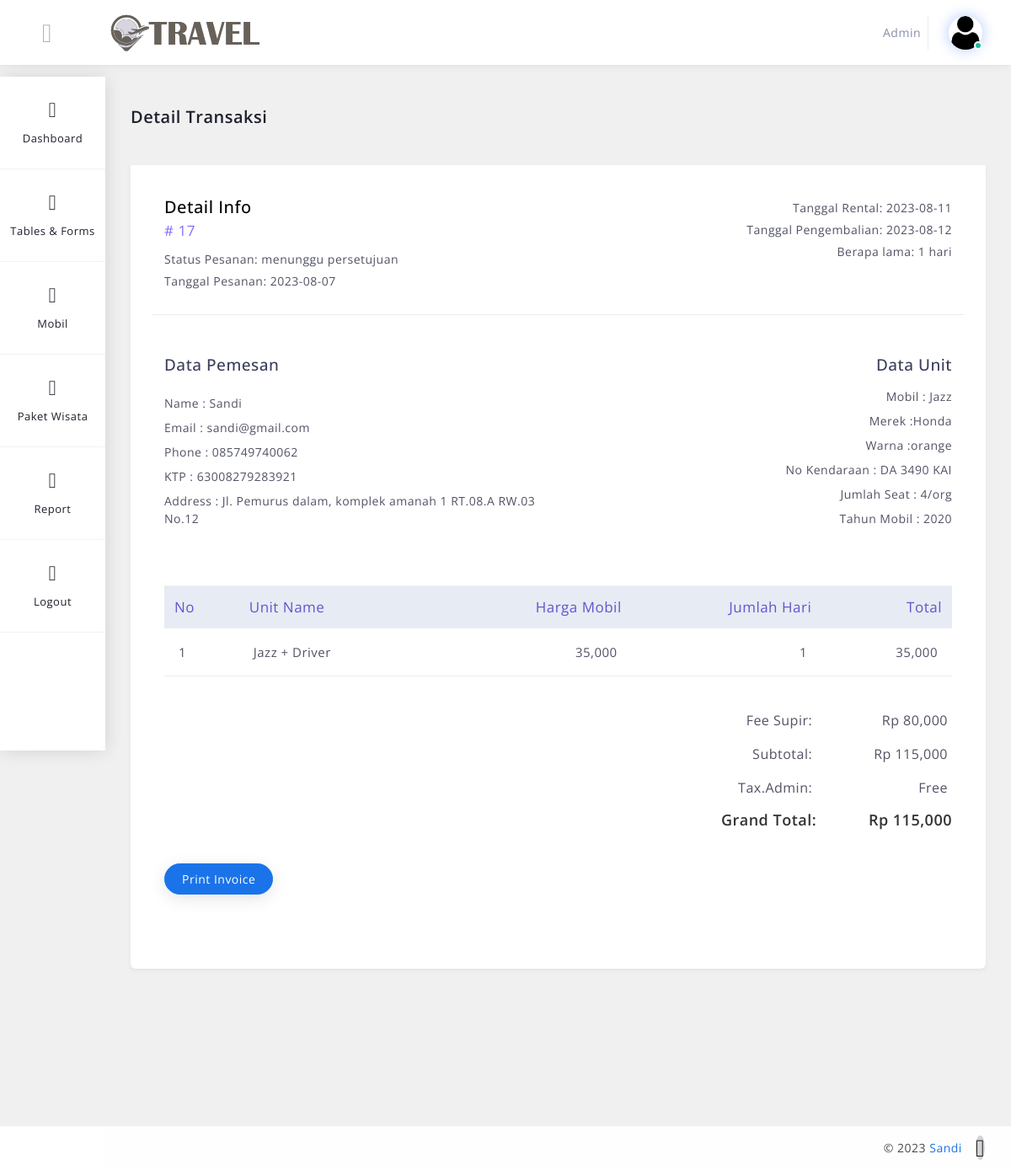
The page /tour/admin/detail_sewa.php?id_transaksi=17 (signed in) on the database its author committed.
### tables this page shows
CREATE TABLE `transaksi` (
  `id_transaksi` int(11) NOT NULL,
  `jenis_transaksi` varchar(12) NOT NULL,
  `id_mobil` int(11) NOT NULL,
  `id_wisata` int(11) NOT NULL,
  `id_user` int(11) NOT NULL,
  `supir` varchar(16) NOT NULL,
  `harga` double NOT NULL,
  `qty` double NOT NULL,
  `total_harga` double NOT NULL,
  `status` varchar(32) NOT NULL,
  `gambar` varchar(32) NOT NULL,
  `gambar_pengembalian` varchar(32) NOT NULL,
  `tanggal` date NOT NULL,
  `tanggal_booking` date NOT NULL,
  `kondisi` varchar(18) NOT NULL,
  `ket` varchar(64) NOT NULL
);

CREATE TABLE `users` (
  `id_user` int(11) NOT NULL,
  `username` varchar(64) NOT NULL,
  `email` varchar(92) NOT NULL,
  `password` varchar(120) NOT NULL,
  `gambar` varchar(64) NOT NULL,
  `no_hp` varchar(26) NOT NULL,
  `no_ktp` varchar(26) NOT NULL,
  `alamat` varchar(64) NOT NULL,
  `tanggal_lahir` date NOT NULL,
  `jenis_kelamin` varchar(20) NOT NULL,
  `role` varchar(32) NOT NULL
);

CREATE TABLE `mobil` (
  `id_mobil` int(11) NOT NULL,
  `nomor_kendaraan` varchar(64) NOT NULL,
  `nama_mobil` varchar(64) NOT NULL,
  `merek` varchar(64) NOT NULL,
  `tahun` year(4) NOT NULL,
  `harga` double NOT NULL,
  `seat` varchar(32) NOT NULL,
  `status` varchar(26) NOT NULL,
  `gambar` varchar(120) NOT NULL,
  `bensin` varchar(32) NOT NULL,
  `transmision` varchar(32) NOT NULL,
  `warna` varchar(32) NOT NULL
);

### tour/admin/detail_sewa.php (the view, shortened to what this page needs)
<?php
include '../include/config.php';
if (isset($_GET['id_transaksi'])) {
    $id_transaksi = ($_GET["id_transaksi"]);
    $query = "SELECT transaksi.*, mobil.id_mobil, mobil.nama_mobil, mobil.merek, mobil.tahun, mobil.seat, mobil.transmision, mobil.warna, mobil.nomor_kendaraan, mobil.bensin, users.id_user, users.username, users.email, users.no_hp,users.alamat,users.no_ktp FROM transaksi INNER JOIN mobil ON transaksi.id_mobil = mobil.id_mobil INNER Join users ON transaksi.id_user = users.id_user where jenis_transaksi = 'mobil' and id_transaksi='$id_transaksi' ORDER BY id_transaksi DESC;";
    $result = mysqli_query($conn, $query);
    $data = mysqli_fetch_assoc($result);
} else {
    echo "<script>alert('Masukkan data id.');window.location='tb_sewa.php';</script>";
}
?>
<!DOCTYPE html>
<html lang="en">
<head>
    <link href="../bootstrap/css/bootstrap.min.css" rel="stylesheet" type="text/css" />
    <link href="../assets/css/plugins.css" rel="stylesheet" type="text/css" />
    <link href="../assets/css/ecommerce/invoice.css" rel="stylesheet" type="text/css" />
</head>
<body>
    <?php include "../template/header.php" ?>
    <div class="main-container" id="container">
        <?php include "../template/sidebar.php" ?>
        <div id="content" class="main-content">
            <div class="container">
                <div class="page-header">
                    <div class="page-title">
                        <h3>Detail Transaksi</h3>
                    </div>
                </div>
                <div class="row margin-bottom-120 invoice-print">
                    <div class="col-xl-12 col-lg-12 col-md-12 col-sm-12 col-12">
                        <div class="statbox widget box box-shadow">
                            <div class="widget-content invoice">
                                <div class="widget-content-area content-section">
                                    <div class="row invoice-top-section">
                                        <div class="col-sm-6 mb-4">
                                            <h5 class="invoice-info-title">Detail Info</h5>
                                            <p class="invoice-serial-number"># <?php echo $data['id_transaksi'] ?></p>
                                            <p class="invoice-order-status">Status Pesanan: <?php echo $data['status'] ?></p>
                                            <p class="invoice-order-date">Tanggal Pesanan: <?php echo $data['tanggal_booking'] ?></p>
                                        </div>
                                        <?php $jumlah_tanggal = $data['qty'];
                                        $tanggal2 = date('Y-m-d', strtotime("+$jumlah_tanggal days", strtotime($data['tanggal']))); ?>
                                        <div class="col-sm-6 mb-4 text-sm-right">
                                            <p class="invoice-order-date">Tanggal Rental: <?php echo $data['tanggal'] ?></p>
                                            <p class="invoice-order-date">Tanggal Pengembalian: <?php echo $tanggal2 ?></p>
                                            <p class="invoice-order-date">Berapa lama: <?php echo $data['qty'] ?> hari</p>
                                        </div>
                                    </div>
                                    <div class="row mt-5 mb-2">
                                        <div class="col-md-6 col-sm-6 invoice-from">
                                            <h5 class="invoice-from-title mb-4">Data Pemesan</h5>
                                            <div class="row">
                                                <div class="col-12 mb-2">
                                                    <p>Name : <?php echo $data['username']; ?></p>
                                                </div>
                                                <div class="col-12 mb-2">
                                                    <p>Email : <?php echo $data['email']; ?></p>
                                                </div>
                                                <div class="col-12 mb-2">
                                                    <p>Phone : <?php echo $data['no_hp'] ?></p>
                                                </div>
                                                <div class="col-12 mb-2">
                                                    <p>KTP : <?php echo $data['no_ktp'] ?></p>
                                                </div>
                                                <div class="col-12 mb-2">
                                                    <p>Address : <?php echo $data['alamat'] ?></p>
                                                </div>
                                            </div>
                                        </div>
                                        <div class="col-md-6 col-sm-6 invoice-to text-sm-right">
                                            <h5 class="invoice-to-title mb-3">Data Unit</h5>
                                            <div class="row mb-5">
                                                <div class="col-12 mb-2">
                                                    <p>Mobil : <?php echo $data['nama_mobil'] ?></p>
                                                </div>
                                                <div class="col-12 mb-2">
                                                    <p>Merek :<?php echo $data['merek'] ?></p>
                                                </div>
                                                <div class="col-12 mb-2">
                                                    <p>Warna :<?php echo $data['warna'] ?></p>
                                                </div>
                                                <div class="col-12 mb-2">
                                                    <p>No Kendaraan : <?php echo $data['nomor_kendaraan'] ?></p>
                                                </div>
                                                <div class="col-12 mb-2">
                                                    <p>Jumlah Seat : <?php echo $data['seat'] ?>/org</p>
                                                </div>
                                                <div class="col-12 mb-2">
                                                    <p>Tahun Mobil : <?php echo $data['tahun'] ?></p>
                                                </div>
                                            </div>
                                        </div>
                                    </div>
                                    <div class="row mt-2 mb-4">
                                        <div class="col-12">
                                            <div class="table-responsive">
                                                <table class="table">
                                                    <thead class="thead-light">
                                                        <tr>
                                                            <th scope="col">No</th>
                                                            <th scope="col">Unit Name</th>
                                                            <th class="text-right" scope="col">Harga Mobil</th>
                                                            <th class="text-right" scope="col">Jumlah Hari</th>
                                                            <th class="text-right" scope="col">Total</th>
                                                        </tr>
                                                    </thead>
                                                    <tbody>
                                                        <?php
                                                        $no = 1;
                                                        $query = mysqli_query($conn,  "SELECT transaksi.*, mobil.id_mobil, mobil.nama_mobil, mobil.merek, mobil.tahun, mobil.seat, mobil.transmision, mobil.warna, mobil.nomor_kendaraan, mobil.bensin, users.id_user, users.username, users.email, users.no_hp,users.alamat,users.no_ktp FROM transaksi INNER JOIN mobil ON transaksi.id_mobil = mobil.id_mobil INNER Join users ON transaksi.id_user = users.id_user where jenis_transaksi = 'mobil' and id_transaksi='$id_transaksi' ORDER BY id_transaksi DESC;");
                                                        while ($row = mysqli_fetch_assoc($query)) {
                                                        ?>
                                                            <tr>
                                                                <td><?php echo $no++; ?></td>
                                                                <?php if ($row['supir'] == "tidak") { ?>
                                                                    <td><?php echo $row['nama_mobil']; ?></td>
                                                                <?php } else { ?> <td><?php echo $row['nama_mobil']; ?> + Driver</td>
                                                                <?php } ?>
                                                                <td class="text-right"><?php echo number_format($row['harga']); ?></td>
                                                                <td class="text-right"><?php echo $row['qty']; ?></td>
                                                                <td class="text-right"><?php echo number_format($row['harga'] * $row['qty']); ?></td>
                                                            </tr>
                                                        <?php } ?>
                                                    </tbody>
                                                </table>
                                            </div>
                                        </div>
                                    </div>
                                    <?php $supirr = (80000 * $data['qty']) ?>
                                    <div class="row mt-4">
                                        <div class="col-12">
                                            <div class="invoice-total-amounts text-right">
                                                <div class="row">
                                                    <?php if ($data['supir'] == "tidak") { ?>
                                                    <?php } else { ?>
                                                        <div class="col-sm-10 col-7 text-right">
                                                            <p class="mb-3">Fee Supir: </p>
                                                        </div>
                                                        <div class="col-sm-2 col-5">
                                                            <p class="mb-3">Rp <?php echo number_format($supirr); ?></p>
                                                        </div>
                                                    <?php } ?>
                                                    <div class="col-sm-10 col-7 text-right">
                                                        <p class="mb-3">Subtotal: </p>
                                                    </div>
                                                    <div class="col-sm-2 col-5">
                                                        <p class="mb-3">Rp <?php echo number_format($data['total_harga']); ?></p>
                                                    </div>
                                                    <div class="col-sm-10 col-7 text-right">
                                                        <p class="mb-3">Tax.Admin: </p>
                                                    </div>
                                                    <div class="col-sm-2 col-5">
                                                        <p class="mb-3">Free</p>
                                                    </div>
                                                    <div class="col-sm-10 col-7 text-right">
                                                        <h4 class="mb-3">Grand Total: </h4>
                                                    </div>
                                                    <div class="col-sm-2 col-5">
                                                        <h4 class="mb-3">Rp <?php echo number_format($data['total_harga']); ?></h4>
                                                    </div>
                                                </div>
                                            </div>
                                        </div>
                                        <div class="col-12">
                                            <div class="row">
                                                <div class="col-sm-12 col-12">
                                                    <a href="cetak_detail_sewa.php?id_transaksi=<?php echo $data['id_transaksi']  ?> " class="btn btn-primary btn-rounded send-invoice mb-5 mt-4">Print Invoice</a>
                                                </div>
                                            </div>
                                        </div>
                                    </div>
                                </div>
                            </div>
                        </div>
                    </div>
                </div>
            </div>
        </div>
    </div>
    <?php include "../template/footer.php" ?>
</body>
</html>

### tour/assets/css/ecommerce/invoice.css (style rules this page uses)
.invoice .widget-content-area { padding: 40px; }
.invoice .invoice-top-section { border-bottom: 1px solid #e9ecef; }
.invoice h5.invoice-info-title { font-size: 20px; font-weight: 500; color: #000; margin: 0 0 5px; line-height: 1; }
.invoice .invoice-serial-number { font-size: 17px; color: #816cfd; }
.invoice .invoice-order-status, .invoice .invoice-order-date { font-size: 14px; color: #515365; margin: 0 0 5px; }
.invoice .invoice-from { font-size: 14px; margin: 0 0 5px; }
.invoice .invoice-from .invoice-from-title { font-size: 15px; font-size: 19px; color: #3b3f5c; }
.invoice .invoice-from p { margin-bottom: 0; color: #515365; font-size: 14px; }
.invoice .invoice-to { font-size: 14px; margin: 0 0 5px; }
.invoice .invoice-to .invoice-to-title { font-size: 15px; font-size: 19px; color: #3b3f5c; margin: 0 0 5px; }
.invoice .invoice-to p { margin-bottom: 0; color: #515365; font-size: 14px; }
.invoice .table .thead-light th { font-size: 17px; background-color: #e7ebf3; border-color: #f1f3f1; color: #6156ce; font-weight: normal; }
.invoice .table > tbody > tr > td { font-size: 15px; color: #515365; border-top: none; border-bottom: solid 1px #e9ecef; padding: 17px; }
.invoice .invoice-total-amounts p { font-size: 16px; color: #515365; margin-right: 5px; }
.invoice .invoice-total-amounts h4 { font-size: 18px; color: #323332; font-weight: 600; }

### tour/assets/css/structure.css (style rules this page uses)
#content { margin-top: 92px; margin-left: 125px; width: 100%; width: 50%; flex-grow: 8; margin-bottom: 67px; transition: all .24s ease-in-out; }

### rows shown on the page
transaksi: id_transaksi "17", status "menunggu persetujuan", tanggal_booking "2023-08-07", tanggal "2023-08-11", tanggal2 "2023-08-12", qty "1", id_user.username "Sandi", id_user.email "sandi@gmail.com", id_user.no_hp "085749740062", id_user.no_ktp "63008279283921", id_user.alamat "Jl. Pemurus dalam, komplek amanah 1 RT.08.A RW.03 No.12", id_mobil.nama_mobil "Jazz", id_mobil.merek "Honda", id_mobil.warna "orange", id_mobil.nomor_kendaraan "DA 3490 KAI", id_mobil.seat "4", id_mobil.tahun "2020", harga "35,000", $row['harga'] * $row['qty'] "35,000", qty "80,000", total_harga "115,000"

### other values the page prints
$_SESSION['users'] "Admin"
